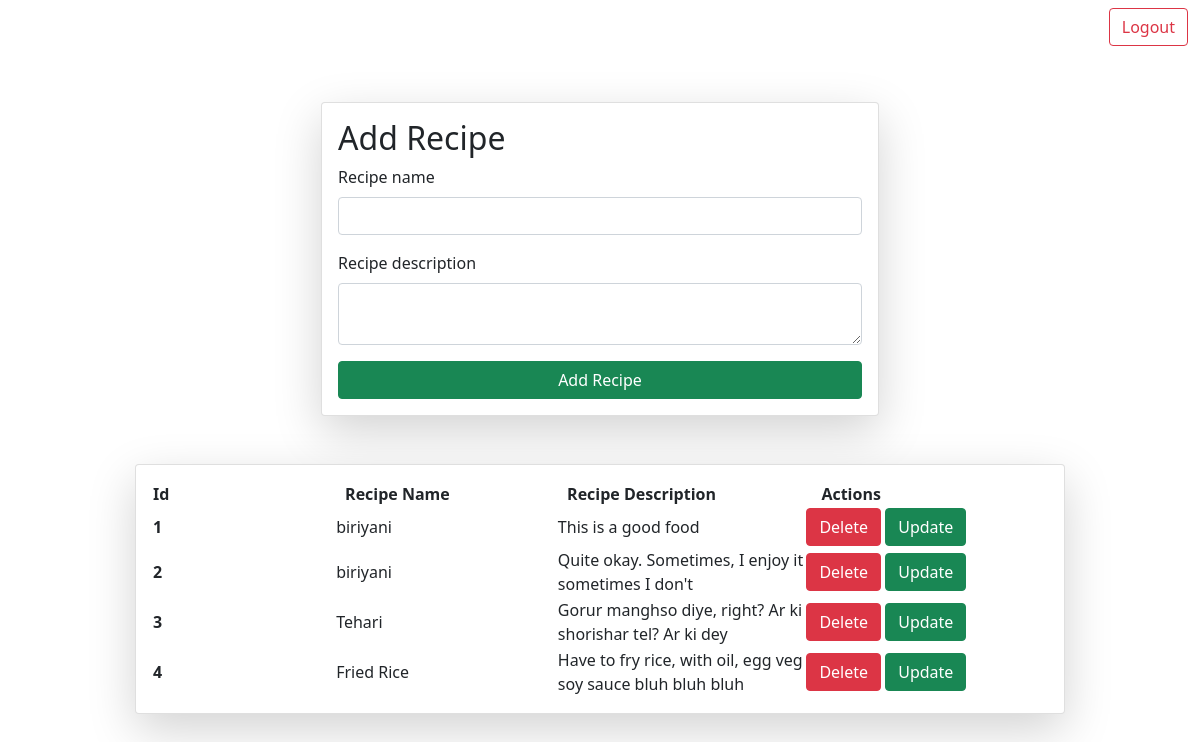
Page /recipes/ (signed in) on the committed database.
### veg/models.py (models this page shows)
class Recipe(models.Model):
    user = models.ForeignKey(User, on_delete=models.SET_NULL, null=True, blank=True)
    recipe_name = models.CharField(max_length=100)
    recipe_description = models.TextField()

### veg/views.py (the view, shortened to what this page needs)
# urls.py: path('recipes/', views.recipes, name="recipes"),
@login_required(login_url='/login/')
def recipes(request):
    queryset = Recipe.objects.all()
    context = {'Recipes': queryset}
    return render(request, 'recipes/recipes.html', context = context)

### veg/templates/recipes/recipes.html (shortened to what this page needs)
{% extends "recipes/base.html" %} {% block content %}
<div class="container mt-5">
  <form
    class="col-6 mx-auto card p-3 shadow-lg"
    method="POST"
    enctype="multipart/form-data"
  >
    <h2>Add Recipe</h2>
    <div class="mb-3">
      <label for="exampleInputRecipe" class="form-label">Recipe name</label>
      <input type="text" name="recipe_name" class="form-control" />
    </div>
    <div class="mb-3">
      <label for="exampleInputDescription" class="form-label"
        >Recipe description</label
      >
      <textarea class="form-control" name="recipe_description"></textarea>
    </div>
    <button type="submit" class="btn btn-success">Add Recipe</button>
  </form>
</div>
<div class="container mt-5">
  <table class="col-10 mx-auto card p-3 shadow-lg">
    <thead>
      <tr>
        <th scope="col" style="width: 1000px">Id</th>
        <th scope="col" style="width: 1000px">Recipe Name</th>
        <th scope="col" style="width: 1000px">Recipe Description</th>
        <th scope="col" style="width: 1000px">Actions</th>
      </tr>
    </thead>
    <tbody>
      {% for recipe in Recipes%}
      <tr>
        <th scope="row" style="width: 1000px">{{forloop.counter}}</th>
        <td style="width: 1000px">{{recipe.recipe_name}}</td>
        <td style="width: 1000px">{{recipe.recipe_description}}</td>
        <td style="width: 1000px">
          <a href="/delete_recipe/{{recipe.id}}/" class="btn btn-danger"
            >Delete</a
          >
          <a href="/update/{{recipe.id}}/" class="btn btn-success">Update</a>
        </td>
      </tr>
      {%endfor%}
    </tbody>
  </table>
</div>
{% endblock %}

### veg/templates/recipes/base.html (shortened to what this page needs)
<!DOCTYPE html>
<html lang="en">
  <head>
    <link
      href="https://cdn.jsdelivr.net/npm/bootstrap@5.0.2/dist/css/bootstrap.min.css"
      rel="stylesheet"
    />
  </head>
  <body>
    <nav class="navbar bg-body-tertiary">
      <div class="container-fluid">
        <form class="d-flex" role="search">
          {%if request.user.is_authenticated %}
          <a href="/logout/" class="btn btn-outline-danger" type="submit"
            >Logout</a
          >
          {% else %}
          <a href="/login/" class="btn btn-outline-primary" type="submit"
            >Login</a
          >
          {% endif %}
        </form>
      </div>
    </nav>
    {% block content %}{% endblock %}
  </body>
</html>

### rows in the picture
Recipe: recipe_name "biriyani", recipe_description "This is a good food"
Recipe: recipe_name "biriyani", recipe_description "Quite okay. Sometimes, I enjoy it sometimes I don't"
Recipe: recipe_name "Tehari", recipe_description "Gorur manghso diye, right? Ar ki shorishar tel? Ar ki dey"
Recipe: recipe_name "Fried Rice", recipe_description "Have to fry rice, with oil, egg veg soy sauce bluh bluh bluh"
